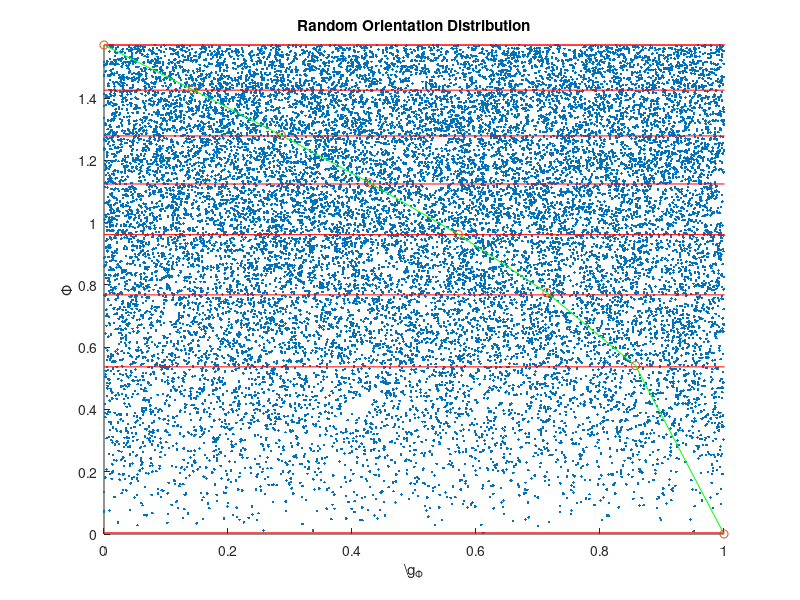

This figure's MATLAB source:
clf

bins = 7;
n=20000;
phi1= rand(1,n);

Phi=sort( acos(rand(1,n)) );
% Phi=sort( acos(2*rand(1,n)-1) );

binlev = [Phi(1:round(n/bins):n),Phi(end)]

figure(1)

scatter(phi1,Phi,'.');

hold on

lines = repmat([0,pi/2],[bins+1,1]);
for ii = 1:length(binlev)
    plot([0,pi/2],[binlev(ii),binlev(ii)],'r-')
end

% hold off

axis([0 1 0 pi/2]);	
title('Random Orientation Distribution');
xlabel('\g_{\Phi}');	
ylabel('\Phi');


% figure(2)
vrange = 0: 1/bins :1;
length(vrange)
lvlrange = acos(vrange);
plot(vrange,lvlrange,'g-')
scatter(vrange,lvlrange,'go')

hold off
